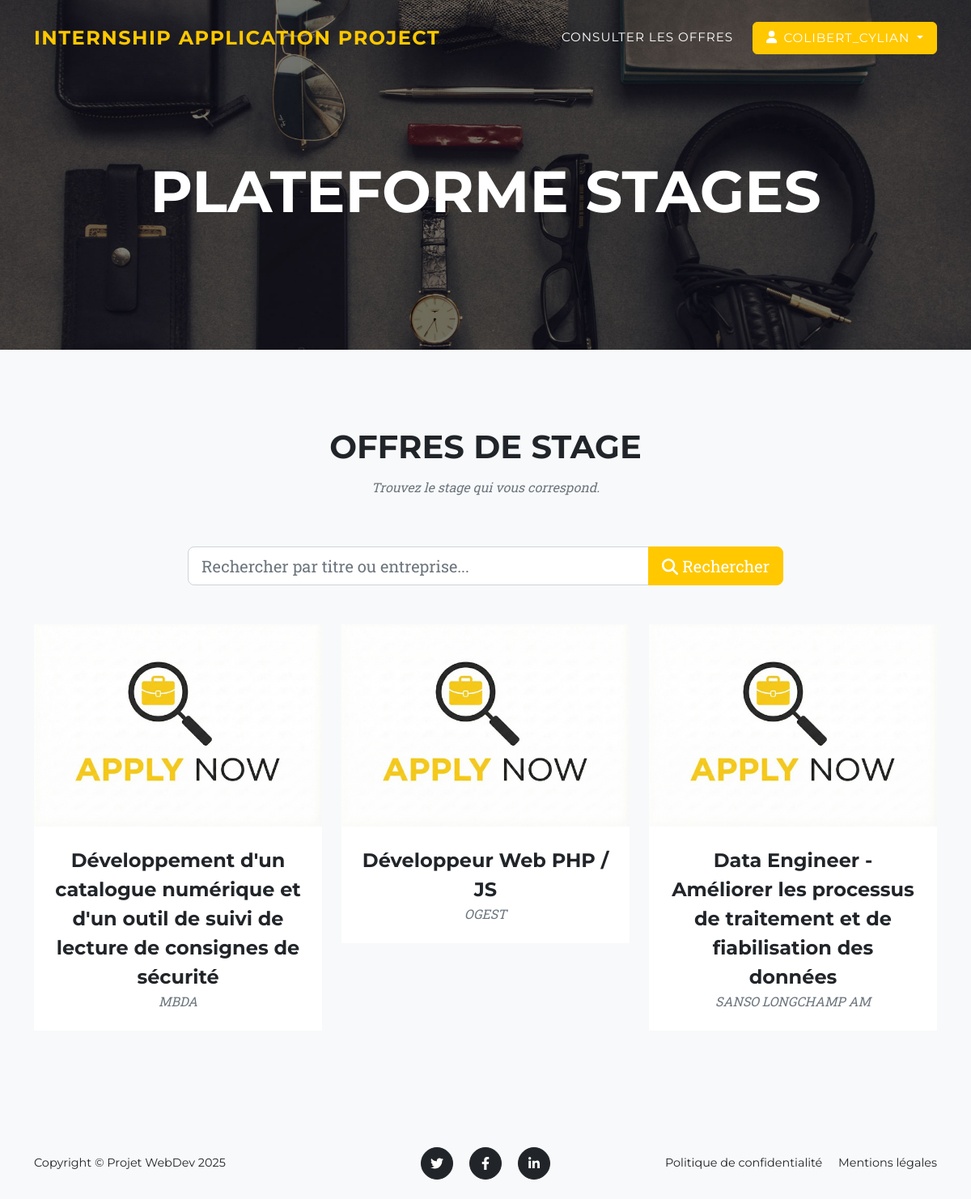
The page /offres/ (signed in) on the database its author committed.
### internship_projet/models.py (models this page shows, shortened)
class Offre(models.Model):
    ETAT_CHOICES = [
        ('En attente', 'En attente validation'),
        ('Validée', 'Validée'),
        ('Refusée', 'Refusée'),
        ('Clôturée', 'Clôturée'),
    ]
    IDOffre = models.AutoField(primary_key=True)
    Organisme = models.CharField(max_length=100, verbose_name="Nom de l'organisme")
    NomContact = models.CharField(max_length=100, verbose_name="Nom et prénom du contact")
    EmailContact = models.EmailField(verbose_name="Email du contact")
    Titre = models.CharField(max_length=100, verbose_name="Titre du stage")
    Detail = models.TextField(verbose_name="Détail du stage")
    DateDepot = models.DateTimeField(default=timezone.now, verbose_name="Date de dépôt")
    Etat = models.CharField(max_length=30, choices=ETAT_CHOICES, default='En attente')
    NbCandidats = models.IntegerField(default=0, verbose_name="Nombre de candidats actuels")

### internship_projet/views.py (the view)
# urls.py: path('', views.liste_offres, name='liste_offres'),
@login_required
def liste_offres(request):
    lesOffres = Offre.objects.filter(Etat='Validée').order_by('-DateDepot')
    search_query = request.GET.get('q')
    if search_query:
        lesOffres = lesOffres.filter(
            Q(Titre__icontains=search_query) |
            Q(Organisme__icontains=search_query)
        )
    return render(request, 'internship_projet/liste_offres.html', {
        'offres': lesOffres,
        'search_query': search_query
    })

### internship_projet/templates/internship_projet/liste_offres.html (shortened to what this page needs)
{% extends 'internship_projet/base.html' %}
{% load static %}
{% block content %}
<section class="page-section bg-light" id="portfolio">
    <div class="container">
        <div class="text-center">
            <h2 class="section-heading text-uppercase">Offres de Stage</h2>
            <h3 class="section-subheading text-muted">Trouvez le stage qui vous correspond.</h3>
        </div>
        <div class="row justify-content-center mb-5">
            <div class="col-lg-8">
                <form method="GET" action="{% url 'liste_offres' %}">
                    <div class="input-group input-group-lg">
                        <input type="text" name="q" class="form-control"
                               placeholder="Rechercher par titre ou entreprise..."
                               value="{{ search_query|default_if_none:'' }}">
                        <button class="btn btn-primary" type="submit" id="button-search">
                            <i class="fas fa-search"></i> Rechercher
                        </button>
                    </div>
                </form>
            </div>
        </div>
        <div class="row">
            {% for offre in offres %}
                <div class="col-lg-4 col-sm-6 mb-4">
                    <div class="portfolio-item">
                        <a class="portfolio-link" href="{% url 'detail_offre' offre.IDOffre %}">
                            <img class="img-fluid" src="{% static 'internship_projet/assets/img/portfolio/7.jpg' %}" alt="..." />
                        </a>
                        <div class="portfolio-caption">
                            <div class="portfolio-caption-heading">{{ offre.Titre }}</div>
                            <div class="portfolio-caption-subheading text-muted">{{ offre.Organisme }}</div>
                        </div>
                    </div>
                </div>
            {% empty %}
                <div class="col-12 text-center">
                    <div class="alert alert-warning">
                        Aucune offre ne correspond à votre recherche.
                    </div>
                </div>
            {% endfor %}
        </div>
    </div>
</section>
{% endblock %}

### internship_projet/templates/internship_projet/base.html (shortened to what this page needs)
{% load static %}
<!DOCTYPE html>
<html lang="fr">
    <head>
        <link href="{% static 'internship_projet/css/styles.css' %}" rel="stylesheet" />
    </head>
    <body id="page-top">
        <nav class="navbar navbar-expand-lg navbar-dark fixed-top" id="mainNav">
            <div class="container">
                <a class="navbar-brand" href="{% url 'liste_offres' %}">
                  Internship Application Project
                </a>
                <div class="collapse navbar-collapse" id="navbarResponsive">
                    <ul class="navbar-nav text-uppercase ms-auto py-4 py-lg-0">
                        {% if user.is_authenticated %}
                            <li class="nav-item">
                                <a class="nav-link" href="{% url 'liste_offres' %}">
                                    {% if user.is_superuser or is_prof %}
                                        Gestion des Stages
                                    {% else %}
                                        Consulter les Offres
                                    {% endif %}
                                </a>
                            </li>
                            <li class="nav-item dropdown">
                                <a class="nav-link dropdown-toggle btn btn-primary px-3 rounded text-white" href="#" id="navbarDropdown" role="button" data-bs-toggle="dropdown" aria-expanded="false">
                                    <i class="fas fa-user me-2"></i>{{ user.username }}
                                </a>
                            </li>
                        {% endif %}
                    </ul>
                </div>
            </div>
        </nav>
        <header class="masthead {% block header_class %}sub-page{% endblock %}">
            <div class="container">
                <div class="masthead-heading text-uppercase">{% block header_title %}Plateforme Stages{% endblock %}</div>
            </div>
        </header>
        {% block content %}
        {% endblock %}
        <footer class="footer py-4 bg-light mt-auto">
            <div class="container">
                <div class="row align-items-center">
                    <div class="col-lg-4 text-lg-start">Copyright &copy; Projet WebDev 2025</div>
                    <div class="col-lg-4 my-3 my-lg-0">
                        <a class="btn btn-dark btn-social mx-2" href="#!" aria-label="Twitter"><i class="fab fa-twitter"></i></a>
                        <a class="btn btn-dark btn-social mx-2" href="#!" aria-label="Facebook"><i class="fab fa-facebook-f"></i></a>
                        <a class="btn btn-dark btn-social mx-2" href="#!" aria-label="LinkedIn"><i class="fab fa-linkedin-in"></i></a>
                    </div>
                    <div class="col-lg-4 text-lg-end">
                        <a class="link-dark text-decoration-none me-3" href="#!">Politique de confidentialité</a>
                        <a class="link-dark text-decoration-none" href="#!">Mentions légales</a>
                    </div>
                </div>
            </div>
        </footer>
    </body>
</html>

### rows shown on the page
Offre: Titre "Développement d'un catalogue numérique et d'un outil de suivi de lecture de consignes de sécurité", Organisme "MBDA"
Offre: Titre "Développeur Web PHP / JS", Organisme "OGEST"
Offre: Titre "Data Engineer - Améliorer les processus de traitement et de fiabilisation des données", Organisme "SANSO LONGCHAMP AM"

### other values the page prints
{{ user.username }} "COLIBERT_CYLIAN"
